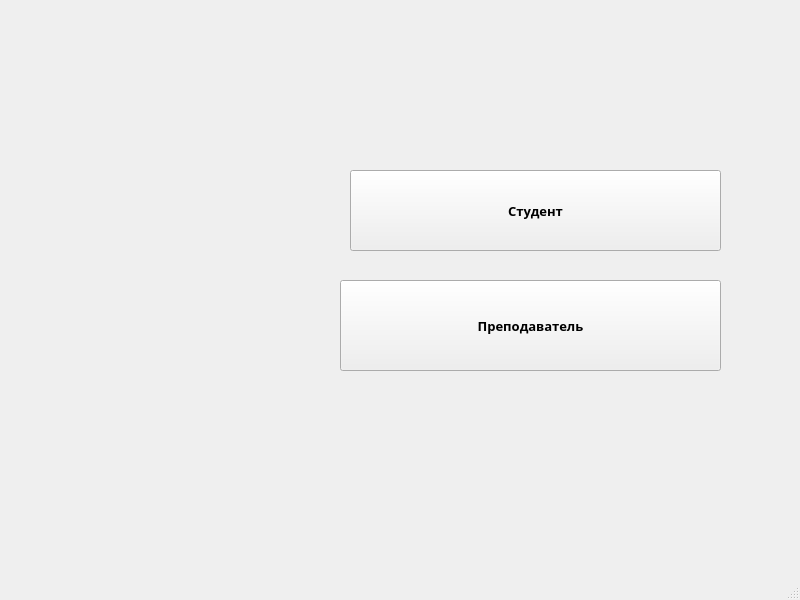
<?xml version="1.0" encoding="UTF-8"?>
<ui version="4.0">
 <class>MainWindow</class>
 <widget class="QMainWindow" name="MainWindow">
  <property name="geometry">
   <rect>
    <x>0</x>
    <y>0</y>
    <width>800</width>
    <height>600</height>
   </rect>
  </property>
  <property name="windowTitle">
   <string>MainWindow</string>
  </property>
  <widget class="QWidget" name="centralwidget">
   <widget class="QPushButton" name="AsStudent">
    <property name="geometry">
     <rect>
      <x>350</x>
      <y>170</y>
      <width>371</width>
      <height>81</height>
     </rect>
    </property>
    <property name="font">
     <font>
      <family>Simple Jut Out</family>
      <pointsize>10</pointsize>
      <bold>true</bold>
     </font>
    </property>
    <property name="text">
     <string>Студент</string>
    </property>
   </widget>
   <widget class="QPushButton" name="AsTutor">
    <property name="geometry">
     <rect>
      <x>340</x>
      <y>280</y>
      <width>381</width>
      <height>91</height>
     </rect>
    </property>
    <property name="font">
     <font>
      <family>Simple Jut Out</family>
      <pointsize>10</pointsize>
      <bold>true</bold>
     </font>
    </property>
    <property name="text">
     <string>Преподаватель</string>
    </property>
   </widget>
  </widget>
  <widget class="QMenuBar" name="menubar">
   <property name="geometry">
    <rect>
     <x>0</x>
     <y>0</y>
     <width>800</width>
     <height>22</height>
    </rect>
   </property>
  </widget>
  <widget class="QStatusBar" name="statusbar"/>
 </widget>
 <resources/>
 <connections/>
</ui>
